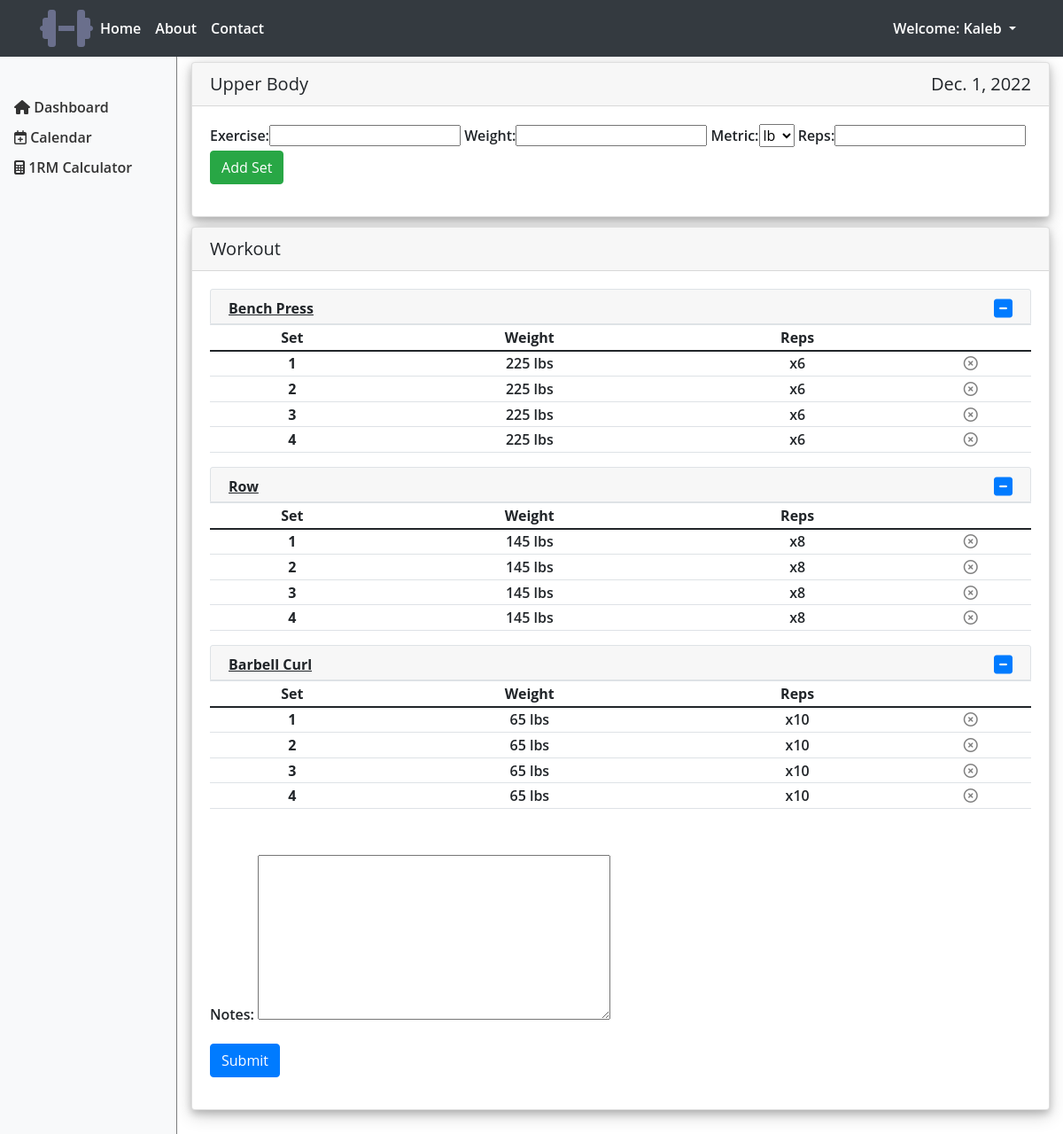
Screenshot of /6 (signed in) with the database file from the repository.
### fit_tracker/models.py (models this page shows, shortened)
class WorkoutName(models.Model):
    name = models.CharField(max_length=200)
    date = models.ForeignKey(
        WorkoutDate, on_delete=models.CASCADE, related_name="workoutname", null=True)

class WorkoutDate(models.Model):
    user = models.ForeignKey(
        User, on_delete=models.CASCADE, related_name="workoutdate", null=True)
    date = models.DateField()
    def __str__(self):
        return str(self.date)

class Exercise(models.Model):
    name = models.CharField(max_length=200)
    workout = models.ForeignKey(
        WorkoutName, on_delete=models.CASCADE, related_name="exercise", null=True)

class ExerciseSet(models.Model):
    METRICS = (
        ("lb", "lb"),
        ("kg", "kg"),
    )
    exercise = models.ForeignKey(
        Exercise, on_delete=models.CASCADE, related_name="exerciseset", null=True)
    weight = models.IntegerField()
    metric = models.CharField(max_length=2, choices=METRICS, default='lb')
    reps = models.IntegerField()

### fit_tracker/views.py (the view)
# urls.py: path("<int:id>", views.index, name="index"),
def index(response, id):
    x = WorkoutName.objects.get(id=id)
    ls = WorkoutDate.objects.get(id=id)
    if response.user != ls.user:
        return HttpResponse(status=403)
    if response.method == "POST":
        if 'notes' in response.POST:
            if x.notes.count() == 0:
                noteform = AdditionalNotes(response.POST)
                if noteform.is_valid():
                    note = noteform.cleaned_data["notes"]
                    n = Note(notes=note)
                    n.save()
                    x.notes.add(n)
            else:
                noteform = AdditionalNotes(response.POST)
                if noteform.is_valid():
                    note = noteform.cleaned_data["notes"]
                    noteId = x.notes.values('id')[0]['id']
                    Note.objects.filter(id=noteId).update(notes=note)
                    noteform = AdditionalNotes()
        else:
            noteform = AdditionalNotes()
        if 'exercise' in response.POST:
            form = LogExercises(response.POST)
            if form.is_valid():
                e = form.cleaned_data["exercise"]
                w = form.cleaned_data["weight"]
                m = form.cleaned_data["metric"]
                r = form.cleaned_data["reps"]
                if not x.exercise.filter(name=e).exists():
                    ex = Exercise(name=e)
                    exSets = ExerciseSet(weight=w, metric=m, reps=r)
                    ex.save()
                    exSets.save()
                    x.exercise.add(ex)
                    ex.exerciseset.add(exSets)
                else:
                    exId = x.exercise.filter(name=e).values('id')
                    exId = exId[0]['id']
                    ex = Exercise(id=exId)
                    exSets = ExerciseSet(weight=w, metric=m, reps=r)
                    exSets.save()
                    ex.exerciseset.add(exSets)
        else:
            form = LogExercises()
    else:
        if x.notes.count() > 0:
            ntId = x.notes.values('id')[0]['id']
            nt = Note.objects.get(id=ntId)
            noteform = AdditionalNotes(initial={'notes': nt})
        else:
            noteform = AdditionalNotes()
        form = LogExercises()
    return render(response, "fit_tracker/log.html", {"ls": ls, "form": form, "noteform": noteform})

### fit_tracker/forms.py
class LogExercises(forms.Form):
    METRICS = (
    ("lb", "lb"),
    ("kg", "kg"),
    )
    exercise = forms.CharField(label="Exercise",max_length=200)
    weight = forms.IntegerField()
    metric = forms.ChoiceField(choices = METRICS)
    reps = forms.IntegerField()

class AdditionalNotes(ModelForm):
    class Meta:
        model = Note
        fields= ["notes"]

### fit_tracker/templates/fit_tracker/log.html (shortened to what this page needs)
{% extends 'fit_tracker/base.html' %}
{% load static %}
{% block content %}
<link href="//netdna.bootstrapcdn.com/font-awesome/3.2.1/css/font-awesome.css" rel="stylesheet">
<link rel="stylesheet" href="https://cdnjs.cloudflare.com/ajax/libs/bootstrap-datepicker/1.9.0/css/bootstrap-datepicker.min.css" />
<link rel="stylesheet" type="text/css" href="{% static 'CSS/dashboard.css' %}">
{% for wkout in ls.workoutname.all %}
<div style="height: 220px;" class="container-fluid topdiv">
    <div class="card formcard">
      <h5 class="card-header" name = "{{ wkout.name }}" > {{ wkout.name }}<span style="float:right;">{{ls.date}}</span></h5>
      <div class="card-body">
        <form  action="" method="post" class="form-group">
          {{form}}
          <button type="submit" name="save" class= "btn btn-success">Add Set</button>
        </form>
      </div>
    </div>
</div>
{% endfor %}
<div class="container-fluid">
{% for wkout in ls.workoutname.all %}
<br><br>
<div class="card">
  <h5 class="card-header">Workout</h5>
  <div class="card-body">
  {% for e in wkout.exercise.all %}
  <div id="tablesDiv" >
   <div style="height: 40px;" class="card-header border">
  <h6><b><u>{{ e.name }}</u></b></h6>
  </div>
  <div class = "collapse" id="wTable{{ forloop.counter }}{{ ls }}" >
  <table class="table table-sm table-hover">
    <thead>
      <tr class="text-center">
        <th scope="col sm-3">Set</th>
        <th scope="col sm-3">Weight</th>
        <th scope="col sm-3">Reps</th>
        <th scope="col sm-3"></th>
      </tr>
    </thead>
    <tbody>
      {% for es in e.exerciseset.all %}
      <tr class="text-center">
        <th scope="row">{{ forloop.counter }} </th>
        <td>{% if es.weight == 0 %} bodyweight {% else %} {{ es.weight }} {{ es.metric }}s {% endif %}</td>
        <td>x{{ es.reps }}</td>
        <td><a name= "{{ es.id }}" href="{% url 'delete_set' es.id  %}"><i class="far fa-times-circle" style="color:grey;"></i></a></td>
      </tr>
      {% endfor %}
    </tbody>
  </table>
  </div>
  </div>
  {% endfor %}
  <br><br>
  {% for wkout in ls.workoutname.all %}
    {% for note in wkout.notes.all %}
      <div class="note bg-white">
      <p><b>Notes: </b></p>
      <div class="border-top my-3 bg-light"></div>
      <p>{{ note | safe }}</p>
       </div>
      <form id="editform"  action="" method="post" class="form-group" style="display: none;">
        {% csrf_token %}
         {{ noteform.media }}
        {{noteform.as_p}}
              <button type="submit" name="save" class= "btn btn-primary">Save</button>
              <a  id="cancelNote" class= "btn btn-secondary text-white">Cancel</a>
      </form>
      <div class="note">
      <small><a id="editNote" href="javascript:void();">Edit</a> | <a  data-toggle="modal" data-target="#ModalCenter" href="#">Delete</a></small>
      </div>
      <div class="modal fade" id='ModalCenter' tabindex="-1" role="dialog" aria-labelledby="exampleModalCenterTitle" aria-hidden="true">
                          <div class="modal-dialog modal-dialog-centered" role="document">
                            <div class="modal-content">
                              <div class="modal-header">
                                <h5 class="modal-title" id="ModalLTitle">Delete Note</h5>
                                <button type="button" class="close" data-dismiss="modal" aria-label="Close">
                                  <span aria-hidden="true">&times;</span>
                                </button>
                              </div>
                              <div class="modal-body text-wrap">
                              Are you sure you want to delete notes?
                              </div>
                              <div class="modal-footer">
                                <button type="button" class="btn btn-secondary" data-dismiss="modal">Close</button>
                                <a href="{% url 'delete_note' note.id  %}" type="button" class="btn btn-danger">Delete</a>
                        </div>
                    </div>
                </div>
          </div>
      {% empty %}
      <form action="" method="post" class="form-group">
        {{noteform.as_p}}
        <button type="submit" name="save" class= "btn btn-primary">Submit</button>
      </form>
    {% endfor %}
  {% endfor %}
   </div>
  </div>
{% endfor %}
<br><br>
</div>
{% endblock %}

### fit_tracker/templates/fit_tracker/base.html (shortened to what this page needs)
<!doctype html>
{% load static %}
<html lang="en" dir="ltr">
<head>
  <link href="https://cdn.jsdelivr.net/npm/bootstrap@5.0.0-beta1/dist/css/bootstrap.min.css" rel="stylesheet"
>
  <link rel="stylesheet" href="https://cdnjs.cloudflare.com/ajax/libs/font-awesome/5.15.1/css/all.min.css">
  <link rel="stylesheet" href="https://maxcdn.bootstrapcdn.com/bootstrap/4.4.1/css/bootstrap.min.css">
  <link rel="stylesheet" type="text/css" href="{% static 'CSS/fit_tracker.css' %}">
</head>
<body>
  <nav class="navbar navbar-expand-lg navbar-dark bg-dark sticky-top">
    <div class="container">
      <a href="{% url 'home' %}"> <span class="fas fa-dumbbell"
          style="font-size:48px; right: 30px; color: #6a6f8c;"></i></span></a>
      <div class="collapse navbar-collapse" id="navbarNav">
        <div class="navbar-collapse collapse w-100 order-1 order-md-0 dual-collapse2" id="navbarNav">
          <ul class="navbar-nav mr-auto">
            <li class="nav-item active">
              <a class="nav-link" href="{% url 'home' %}">Home <span class="sr-only">(current)</span></a>
            </li>
            <li class="nav-item active">
              <a class="nav-link" href="{% url 'about' %}">About </a>
            </li>
            <li class="nav-item active">
              <a class="nav-link" href="{% url 'contact' %}">Contact </a>
            </li>
          </ul>
        </div>
        {% if user.is_authenticated %}
        <ul class="navbar-nav ml-auto">
          <li class="nav-item dropdown nav-item active">
            <a class="nav-link dropdown-toggle" href="#" id="navbardrop" data-toggle="dropdown">
              Welcome: {{ user.username }}
            </a>
          </li>
        </ul>
        {% endif %}
      </div>
    </div>
  </nav>
  {% if user.is_authenticated %}
  <nav class="col-md-2 d-none d-md-block bg-light sidebar">
    <div class="sidebar-sticky position-fixed">
      <ul class="nav flex-column mt-5">
        <li id="sideItems" class="nav-item">
          <a class="side nav-link" href="{% url 'home' %}">
            <span><i class="fas fa-home"></i></span>
            Dashboard
          </a>
        </li>
        <li class="nav-item">
          <a class="side nav-link" href="{% url 'calendar' %}">
            <span><i class="far fa-calendar-plus"></i></span>
            Calendar
          </a>
        </li>
        <li class="nav-item">
          <a class="side nav-link" href="{% url 'calculator' %}">
            <span><i class="fas fa-calculator"></i></span>
            1RM Calculator
          </a>
        </li>
      </ul>
    </div>
  </nav>
  {% endif %}
  {% block content %}
  {% endblock %}
</body>
</html>

### static/CSS/fit_tracker.css (style rules this page uses)
body { margin: 0; font: 600 16px/18px 'Open Sans', sans-serif }

### fit_tracker/static/CSS/dashboard.css (style rules this page uses)
.sidebar { position: fixed; top: 0; bottom: 0; left: 0; z-index: 100; padding: 0; box-shadow: inset -1px 0 0 rgba(0, 0, 0, .5); }
.sidebar-sticky { position: -webkit-sticky; position: sticky; top: 48px; height: calc(100vh - 48px); padding-top: .5rem; overflow-x: hidden; overflow-y: auto; }
.sidebar .nav-link { color: #333; }
.navbar { position: fixed; width: 100%; }
@media only screen and (min-width : 320px) { .container-fluid { padding-left: 20%; } }
@media only screen and (min-width : 480px) { .container-fluid { padding-left: 18%; } }
@media only screen and (min-width : 768px) { .container-fluid { padding-left: 18%; } }
@media only screen and (min-width : 992px) { .container-fluid { padding-left: 18%; } }
@media only screen and (min-width : 1200px) { .container-fluid { padding-left: 18%; } }
.topdiv { padding-top: 70px; }
.card { box-shadow: 0 4px 8px 0 rgba(0, 0, 0, 0.2), 0 6px 20px 0 rgba(0, 0, 0, 0.19); }

### rows the page displays
WorkoutName: name "Upper Body"
WorkoutDate: date "Dec. 1, 2022"
Exercise: name "Bench Press"
ExerciseSet: weight "225", metric "lb", reps "6"
ExerciseSet: weight "225", metric "lb", reps "6"
ExerciseSet: weight "225", metric "lb", reps "6"
ExerciseSet: weight "225", metric "lb", reps "6"
Exercise: name "Row"
ExerciseSet: weight "145", metric "lb", reps "8"
ExerciseSet: weight "145", metric "lb", reps "8"
ExerciseSet: weight "145", metric "lb", reps "8"
ExerciseSet: weight "145", metric "lb", reps "8"
Exercise: name "Barbell Curl"
ExerciseSet: weight "65", metric "lb", reps "10"
ExerciseSet: weight "65", metric "lb", reps "10"
ExerciseSet: weight "65", metric "lb", reps "10"
ExerciseSet: weight "65", metric "lb", reps "10"

### other values shown
{{ user.username }} "Kaleb"
